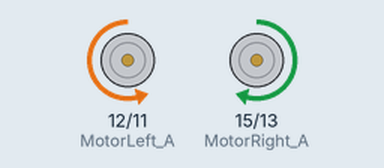
Simulated run of this program. Board: Raspberry Pi (header pin numbers). Parts: motor-driver pin pairs drawn as motors (green arrow = first pin HIGH = forward, orange = second pin HIGH = backward, longer = more drive, scaled by the enable pin). At 6.0 s the program stops and its outputs stay as they are.

Above: at 0.1 s.
At 3.1 s:
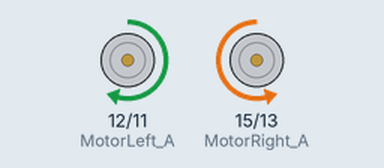
At 6.1 s:
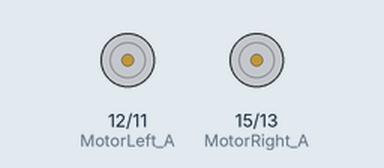
Timing chart, 0 to 7.5 s (numbered marks = the images above):
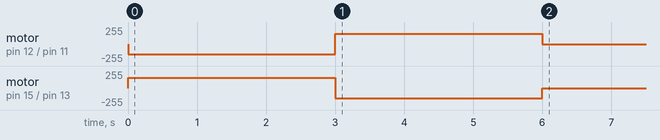

The program:

ForwardBackwardBase.py
```python
# -*- coding: utf-8 -*-

import RPi.GPIO as GPIO
from time import sleep

# 기본적인 Setup과 구동체의 전/후진과 관련된 함수가 포함된 모듈
# Global Variables

##############################
# 본인 자동차 설정에 맞춰서 작성

MotorLeft_A = 12
MotorLeft_B = 11
#MotorLeft_PWM = 36
MotorLeft_PWM = 35

MotorRight_A = 15
MotorRight_B = 13
#MotorRight_PWM = 38
MotorRight_PWM = 37
##############################

GPIO.setmode(GPIO.BOARD)
GPIO.setwarnings(False)

GPIO.setup(MotorLeft_A, GPIO.OUT)
GPIO.setup(MotorLeft_B, GPIO.OUT)
GPIO.setup(MotorLeft_PWM, GPIO.OUT)

GPIO.setup(MotorRight_A, GPIO.OUT)
GPIO.setup(MotorRight_B, GPIO.OUT)
GPIO.setup(MotorRight_PWM, GPIO.OUT)

# 전역변수로 선언하여 다른 모듈에서 사용
LeftPwm = GPIO.PWM(MotorLeft_PWM, 100)
RightPwm = GPIO.PWM(MotorRight_PWM, 100)


# 왼쪽 모터의 전/후진을 인자로 받아 조정하는 함수
def leftMotor(x):
    if x == 'forward':
        GPIO.output(MotorLeft_A, GPIO.LOW)
        GPIO.output(MotorLeft_B, GPIO.HIGH)
    elif x == 'backward':
        GPIO.output(MotorLeft_A, GPIO.HIGH)
        GPIO.output(MotorLeft_B, GPIO.LOW)


# 오른쪽 모터의 전/후진을 인자로 받아 조정하는 함수
def rightMotor(x):
    if x == 'forward':
        GPIO.output(MotorRight_A, GPIO.HIGH)
        GPIO.output(MotorRight_B, GPIO.LOW)
    elif x == 'backward':
        GPIO.output(MotorRight_A, GPIO.LOW)
        GPIO.output(MotorRight_B, GPIO.HIGH)


# 구동체의 속도와 주행 시간을 인자로 받아 전진하는 함수
def goForward(speed, running_time):
    # set the left motor to go forward
    leftMotor("forward")
    GPIO.output(MotorLeft_PWM, GPIO.HIGH)

    # set the right motor to go forward
    rightMotor("forward")
    GPIO.output(MotorRight_PWM, GPIO.HIGH)

    # set the speed of the left motor to go forward
    LeftPwm.ChangeDutyCycle(speed)
    # set the speed of the right motor to go forward
    RightPwm.ChangeDutyCycle(speed)
    # set the running time of the left motor to go forward
    sleep(running_time)


# 구동체의 속도와 주행 시간을 인자로 받아 후진하는 함수
def goBackward(speed, running_time):
    leftMotor("backward")
    GPIO.output(MotorLeft_PWM, GPIO.HIGH)

    # set the right motor to go forward
    rightMotor("backward")
    GPIO.output(MotorRight_PWM, GPIO.HIGH)

    # set the speed of the left motor to go forward
    LeftPwm.ChangeDutyCycle(speed)
    # set the speed of the right motor to go forward
    RightPwm.ChangeDutyCycle(speed)
    # set the running time of the left motor to go forward
    sleep(running_time)


# 멈추라는 명령이 있기 전까지 인자로 받은 속도로 계속 전진하는 함수
def goForwardAny(speed):
    # set the left motor to go forward
    leftMotor("forward")
    GPIO.output(MotorLeft_PWM, GPIO.HIGH)

    # set the right motor to go forward
    rightMotor("forward")
    GPIO.output(MotorRight_PWM, GPIO.HIGH)

    # set the speed of the left motor to go forward
    LeftPwm.ChangeDutyCycle(speed)
    # set the speed of the right motor to go forward
    RightPwm.ChangeDutyCycle(speed)
    # set the running time of the left motor to go forward


# 멈추라는 명령이 있기 전까지 인자로 받은 속도로 계속 후진하는 함수
def goBackwardAny(speed):
    leftMotor("backward")
    GPIO.output(MotorLeft_PWM, GPIO.HIGH)

    # set the right motor to go forward
    rightMotor("backward")
    GPIO.output(MotorRight_PWM, GPIO.HIGH)

    # set the speed of the left motor to go forward
    LeftPwm.ChangeDutyCycle(speed)
    # set the speed of the right motor to go forward
    RightPwm.ChangeDutyCycle(speed)
    # set the running time of the left motor to go forward


# 구동체를 멈추는 함수
def stopCar():
    # the speed of left motor will be set as LOW
    GPIO.output(MotorLeft_PWM, GPIO.LOW)
    # the speed of right motor will be set as LOW
    GPIO.output(MotorRight_PWM, GPIO.LOW)
    # left motor will be stopped with function of ChangeDutyCycle(0)
    LeftPwm.ChangeDutyCycle(0)
    # right motor will be stopped with function of ChangeDutyCycle(0)
    RightPwm.ChangeDutyCycle(0)


# 테스트용
# mission has been started as below
if __name__ == "__main__":
    # set up GPIO mode as BOARD
    # baseSetup()
    try:
        # setup and initialize the left motor and right motor
        LeftPwm.start(0)
        RightPwm.start(0)
        # command for forwarding with speed of 40 and time 3 seconds
        goForward(60, 2)
        sleep(1)
        goBackward(60, 2)
        sleep(1)
        # command for stop
        stopCar()

    # when the Ctrl+C key has been pressed,
    # the moving object will be stopped
    except KeyboardInterrupt:
        stopCar()
        GPIO.cleanup()
```

Measured:
- by itself, motor on pin 12 (MotorLeft_A) / pin 11 (MotorLeft_B): stopped → backward 153/255 at 0.00 s, → forward 153/255 3.0 s later, → stopped 3.0 s later
- by itself, motor on pin 15 (MotorRight_A) / pin 13 (MotorRight_B): stopped → forward 153/255 at 0.00 s, → backward 153/255 3.0 s later, → stopped 3.0 s later
